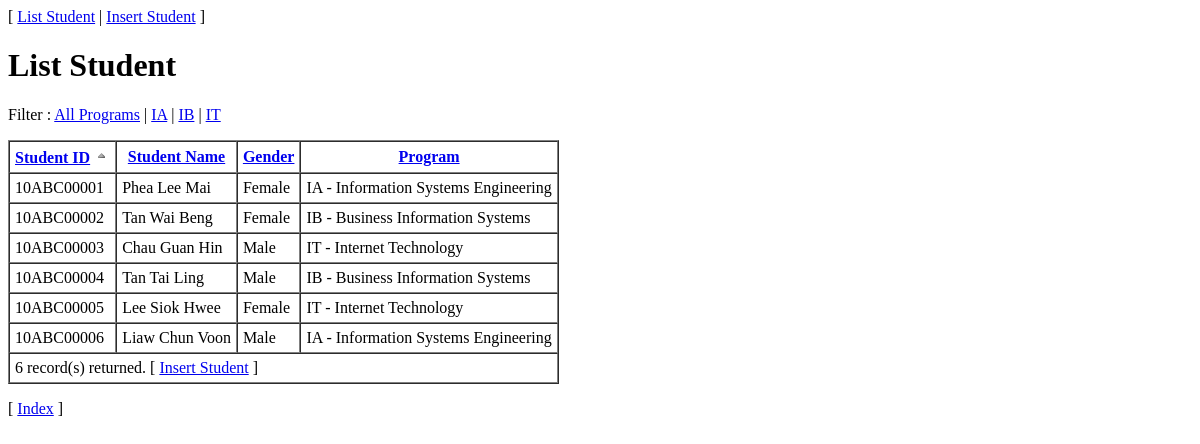
Screenshot of /list-student-Q6.php with the database file from the repository.
### tables this page shows
CREATE TABLE Student (
    StudentID CHAR(10) NOT NULL,
    StudentName VARCHAR(30) NOT NULL,
    Gender CHAR(1) NOT NULL,
    Program CHAR(2) NOT NULL,
    PRIMARY KEY (StudentID)
);

### includes/helper.php (called while the page is built, shortened)
<?php
function getPrograms()
{
    return array(
        'IA' => 'Information Systems Engineering',
        'IB' => 'Business Information Systems',
        'IT' => 'Internet Technology'
    );
}
function getGenders()
{
    return array(
        'F' => 'Female',
        'M' => 'Male'
    );
}
$PROGRAMS = getPrograms();
$GENDERS = getGenders();
?>

### list-student-Q6.php (the view, shortened to what this page needs)
<?php
include('includes/header.php');
?>
<div>
    <h1>List Student</h1>
    <?php
    require_once('includes/helper.php');
    $headers = array(
        'StudentID'   => 'Student ID',
        'StudentName' => 'Student Name',
        'Gender'      => 'Gender',
        'Program'     => 'Program'
    );
    $sort  = !isset($_GET['sort']) ? 'StudentID' :  (array_key_exists($_GET['sort'], $headers) ? $_GET['sort'] : 'StudentID');
    $order = !isset($_GET['order']) ? 'ASC' :  ($_GET['order'] == 'DESC' ? 'DESC' : 'ASC');
    $program = !isset($_GET['program']) ? '%' :  (array_key_exists($_GET['program'], $PROGRAMS) ? $_GET['program'] : '%');
    echo '<p>Filter : ';
    printf('<a href="?sort=%s&order=%s">All Programs</a> ', $sort, $order);
    foreach ($PROGRAMS as $key => $value)
    {
        printf('| <a href="?sort=%s&order=%s&program=%s">%s</a> ',
               $sort, $order, $key, $key);
    }
    echo '</p>';
    echo '<table border="1" cellpadding="5" cellspacing="0">';
    echo '<tr>';
    foreach ($headers as $key => $value)
    {
        if ($key == $sort)
        {
            printf('
                <th>
                <a href="?sort=%s&order=%s&program=%s">%s</a>
                <img src="images/%s" alt="%s" />
                </th>',
                $key,
                $order == 'ASC' ? 'DESC' : 'ASC',
                $program,
                $value,
                $order == 'ASC' ? 'asc.png' : 'desc.png',
                $order == 'ASC' ? 'Ascending' : 'Descending');
        }
        else
        {
            printf('
                <th>
                <a href="?sort=%s&order=ASC&program=%s">%s</a>
                </th>',
                $key,
                $program,
                $value);
        }
    }
    echo '</tr>';
    $con = new mysqli(DB_HOST, DB_USER, DB_PASS, DB_NAME);
    $sql = "SELECT * FROM Student WHERE Program LIKE '$program' ORDER BY $sort $order";
    if ($result = $con->query($sql))
    {
        while ($row = $result->fetch_object())
        {
            printf('
                <tr>
                <td>%s</td>
                <td>%s</td>
                <td>%s</td>
                <td>%s</td>
                </tr>',
                $row->StudentID,
                $row->StudentName,
                $GENDERS[$row->Gender],
                $row->Program . ' - ' .$PROGRAMS[$row->Program]);
        }
    }
    printf('
        <tr>
        <td colspan="4">
            %d record(s) returned.
            [ <a href="insert-student.php">Insert Student</a> ]
        </td>
        </tr>',
        $result->num_rows);
    echo '</table>';
    ?>
</div>
<?php
include('includes/footer.php');
?>

### css/style.css (style rules this page uses)
body, table, input, textarea, select { font-family: Calibri; font-size: 1.0em; }

### rows the page displays
student: StudentID "10ABC00001", StudentName "Phea Lee Mai", Gender "Female", Program "IA - Information Systems Engineering"
student: StudentID "10ABC00002", StudentName "Tan Wai Beng", Gender "Female", Program "IB - Business Information Systems"
student: StudentID "10ABC00003", StudentName "Chau Guan Hin", Gender "Male", Program "IT - Internet Technology"
student: StudentID "10ABC00004", StudentName "Tan Tai Ling", Gender "Male", Program "IB - Business Information Systems"
student: StudentID "10ABC00005", StudentName "Lee Siok Hwee", Gender "Female", Program "IT - Internet Technology"
student: StudentID "10ABC00006", StudentName "Liaw Chun Voon", Gender "Male", Program "IA - Information Systems Engineering"

### other values shown
$key "IA"
$key "IB"
$key "IT"
$value "Student ID"
$value "Student Name"
$value "Gender"
$value "Program"
$result->num_rows "6"
